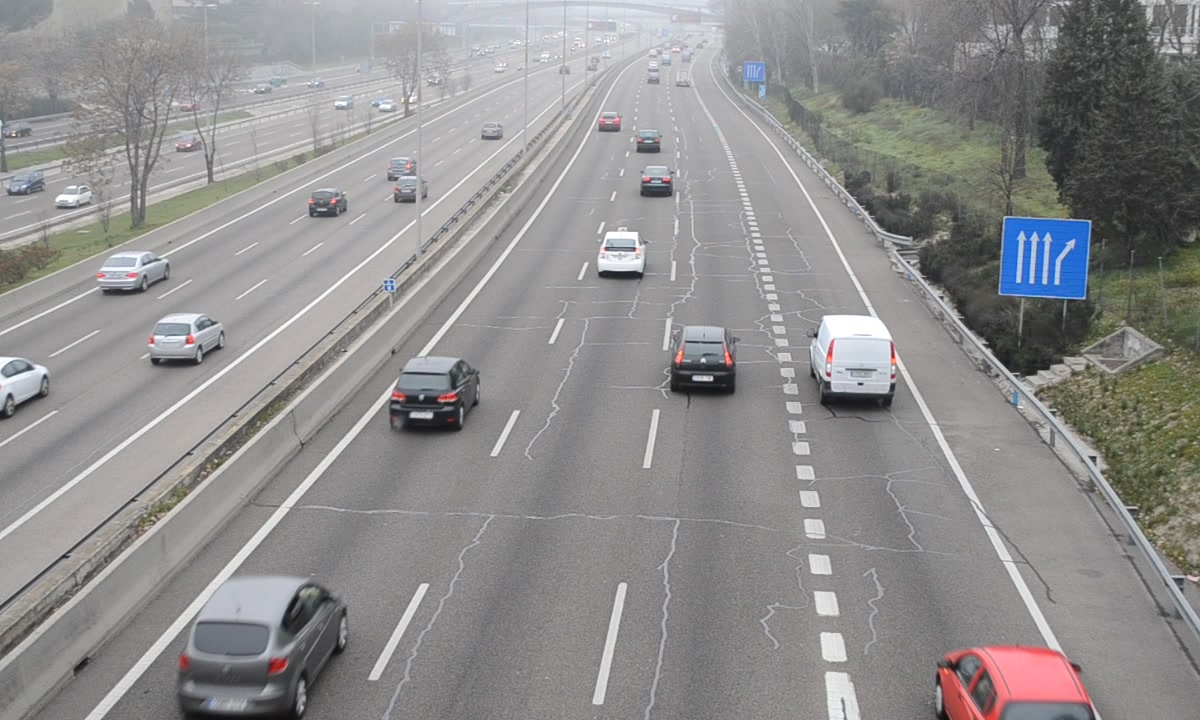
#> input picture DetectorYOLO/image009042.jpg, 1200 x 720 px, found by its file name
$ python PostProcesamientoGRAM.py
#> lines starting #> are read from the running program, lines starting #| are printed output that depends on the picture; after the words box and inside, x2 and y2 are one past the last pixel; in counts of white or black regions, pixels touching at a corner belong together
#Documentacion de Python:
#"The xml.etree.ElementTree module implements a simple and efficient API for parsing and creating XML data.""
#https://docs.python.org/3/library/xml.etree.elementtree.html
import xml.etree.ElementTree as ET
import cv2 as CV #OpenCV
#Librería para expresiones regulares
import re
#Librerías para acceder a funciones del sistema operativo y operar sobre patrones de nombres de archivos
import glob, os
#Librería para cálculo numérico avanzado
import numpy
from decimal import Decimal
#Librería para conversión de formatos YOLO
import pybboxes as pbx

#Directorios del DataSet
dataSet_anotaciones='PostProcesamiento/9041.xml'
dataSet_imagenes='image009042.jpg'
detecciones = 'PostProcesamiento/image009042.txt'
#Tamaño de la imagen (720x1200 para M-30-HD)
alto = 720
ancho = 1200
#Recorte de la parte inferior y superior (medido desde arriba)
recorteYsup = 135
recorteYinf = 550
#Recorte del Dataset carril izquierdo
recorteX = 250

#Se analiza como XML y se apunta al tag raíz
tree = ET.parse(dataSet_anotaciones)
#> (reads DetectorYOLO/PostProcesamiento/9041.xml from the repository)
root = tree.getroot()
#Array de array de 4 posiciones, cada ID -> [xmin, ymin, xmax, ymax]
esquinas = [[]]
#Se recorre el árbol entre sus elementos y sub-elementos buscando el tag 'bndbox' y se cargan las esquinas
i = 0
for car in root.iter('object'):
    #Las motos son ignoradas
    if(car.find('class').text == 'motorbike'):
        continue
    box = car.find('bndbox')
    #Recorte superior e inferior
    if(int(box.find('ymin').text) < recorteYsup or int(box.find('ymax').text) > recorteYinf or int(box.find('xmax').text) < recorteX ):
        continue
    esquinas[i].append(int(box.find('xmin').text))
    esquinas[i].append(int(box.find('ymin').text))
    esquinas[i].append(int(box.find('xmax').text))
    esquinas[i].append(int(box.find('ymax').text))
    i += 1
    esquinas.append([])
esquinas.pop(i)

#Se carga la imagen
imagen = CV.imread(dataSet_imagenes)
#> imagen is the input picture: shape (720, 1200, 3); mean B, G, R 141.6, 141.7, 142.6

#Se recorre la lista de ubicaciones de los vehículos
for i in range(len(esquinas)):
    #Se dibuja cada rectangulo sobre la imagen
    #Usando: cv2.rectangle(image, start_point, end_point, color, thickness)
    #Color en BGR, grosor de linea en pixeles
    CV.rectangle(imagen, (esquinas[i][0], esquinas[i][1]), (esquinas[i][2], esquinas[i][3]), (0, 255, 0), 2) #Verde
    CV.putText(imagen, 'Vehiculo ', (esquinas[i][0], esquinas[i][3]+15), CV.FONT_HERSHEY_SIMPLEX, 0.5, (0,255,0), 2)
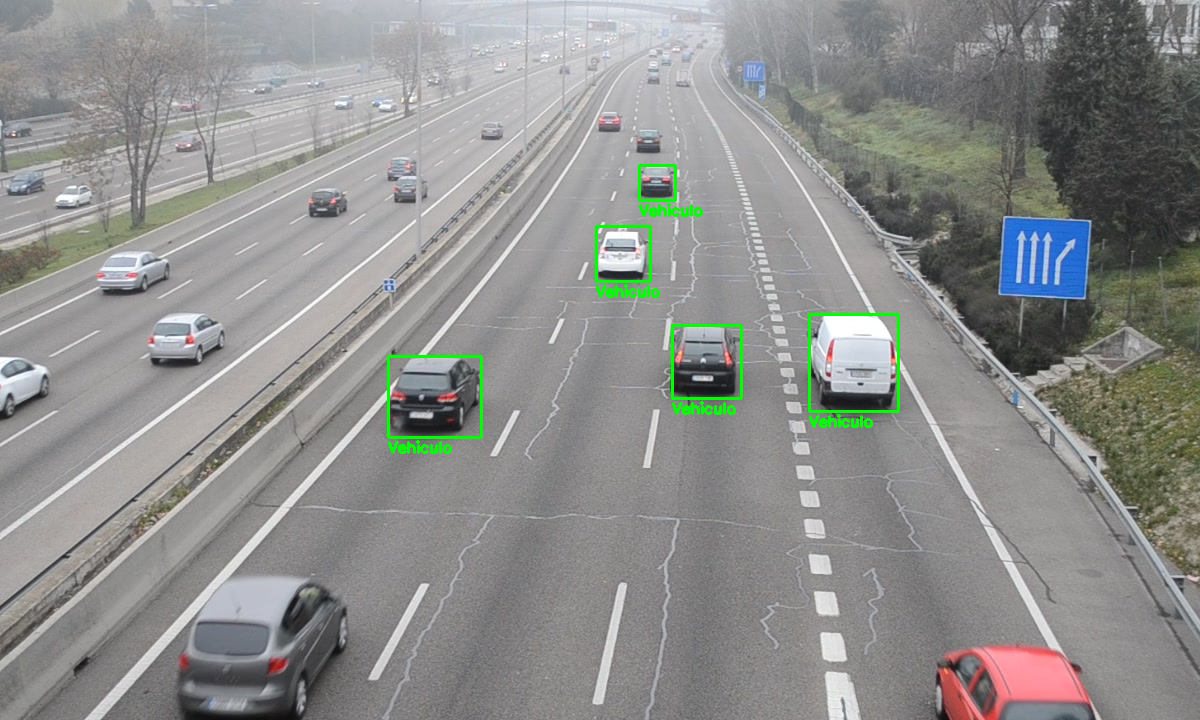
#> imagen: shape (720, 1200, 3); 0.74% of pixels changed, all inside (x1, y1, x2, y2) = (387, 164, 900, 454)

#Visualización de las detecciones en formato YOLO
auto_Rects = []
autosYolo = []
yoloFormat = open(detecciones, "r")
#> (reads DetectorYOLO/PostProcesamiento/image009042.txt from the repository)
autosYolo = yoloFormat.read().splitlines()

for auto in range (0,len(autosYolo)):
    autoCoord = autosYolo[auto].split()
    #Cada línea es un auto, se consideran las columnas 1-4
    autoYolo = (Decimal(autoCoord[1]), Decimal(autoCoord[2]), Decimal(autoCoord[3]), Decimal(autoCoord[4]))
    size = ancho, alto
#> (the run stopped early here; a loop or call above may not have finished)
